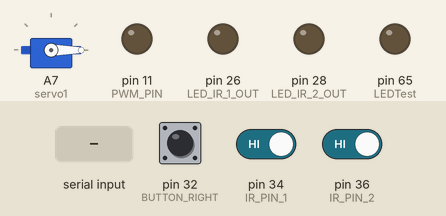
Simulated run of this sketch. Board: Arduino Mega 2560, built with avr-gcc and run on an emulated ATmega2560. Shown: servo, output pins drawn as LEDs (lit = HIGH). Inputs (shaded band) come from the test bench; at power-on: pin 34 (IR_PIN_1) HIGH, pin 36 (IR_PIN_2) HIGH, pin 32 (BUTTON_RIGHT) HIGH.

Above: at 0.75 s.
1.3 s: pin 34 (IR_PIN_1) driven LOW
At 2.55 s:
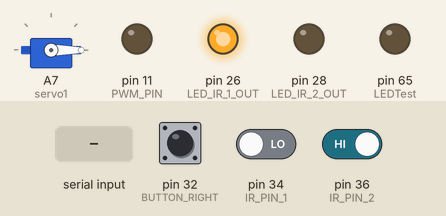
4.8 s: pin 36 (IR_PIN_2) driven LOW
At 4.95 s:
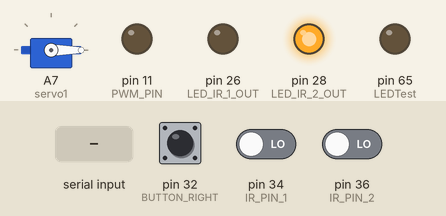
8.3 s: "1" received over Serial
At 12.15 s:
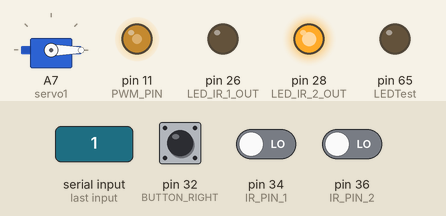
14.1 s: pin 32 (BUTTON_RIGHT) pulled LOW for 1 s
At 14.9 s:
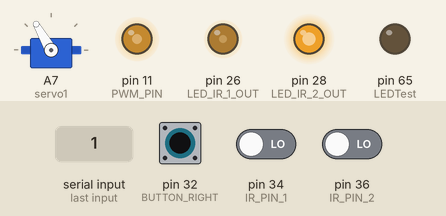
17.6 s: "2" received over Serial
At 22.45 s:
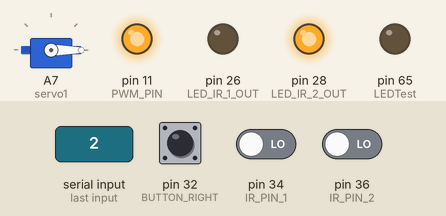
24.4 s: "0" received over Serial
At 27.25 s:
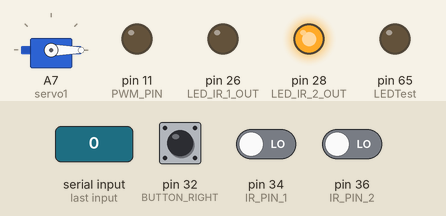
Timing chart, 0 to 30.2 s (numbered marks = the images above; inputs shaded):
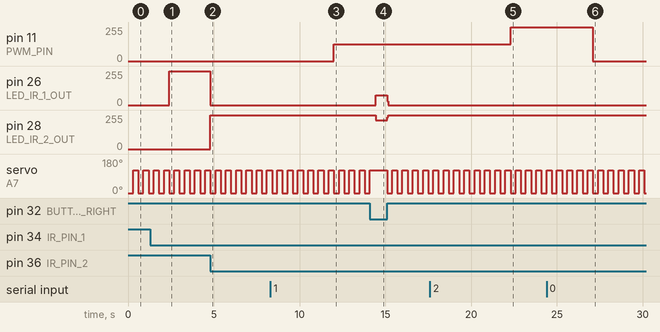

Measured:
- after the input at 1.3 s, pin 26 (LED_IR_1_OUT): 0/255 → 255/255 after 1.1 s
- after the input at 4.8 s, pin 26 (LED_IR_1_OUT): 255/255 → 0/255 at once; pin 28 (LED_IR_2_OUT): 0/255 → 255/255 at once
- after the input at 8.3 s, pin 11 (PWM_PIN): 0/255 → 125/255 after 3.7 s
- after the input at 14.1 s, pin 26 (LED_IR_1_OUT): 0/255 → 75/255 after 0.34 s, → 0/255 0.68 s later; pin 28 (LED_IR_2_OUT): 255/255 → 217/255 after 0.34 s, → 255/255 0.68 s later
- after the input at 17.6 s, pin 11 (PWM_PIN): 125/255 → 255/255 after 4.7 s
- after the input at 24.4 s, pin 11 (PWM_PIN): 255/255 → 0/255 after 2.7 s
- by itself, servo on A7 (servo1): alternates 120° for 0.30 s and 0° for 0.30 s

The sketch:

DanPWM.ino
```cpp
#include <Servo.h>
#include <LiquidCrystal.h>

Servo servo1;

#define PWM_PIN 11
#define BUTTON_RIGHT 32
#define IR_PIN_1 34
#define IR_PIN_2 36
#define LED_IR_1_OUT 26
#define LED_IR_2_OUT 28
#define B1_SSD 27
#define C1_SSD 29
#define D1_SSD 35
#define A1_SSD 37
#define B2_SSD 43
#define C2_SSD 45
#define D2_SSD 47
#define A2_SSD 49
#define B3_SSD 43
#define C3_SSD 45
#define D3_SSD 47
#define A3_SSD 49
#define LEDTest 65
#define FLAG_INTERRUPT_0 0x01
#define onesDigit  1
#define tensDigit  2
#define hundredsDigit  3

volatile int mainEventFlags = 0;
int delayTime = 2000;
int v2;
int delayCount;
int ir1Reading, ir2Reading;
int count;
int SSD_counter;
int digCount;
int decCount;
int aPin, bPin, cPin, dPin;
int SSDNum = 1;
int A_SSD, B_SSD, C_SSD, D_SSD;
int dispNum, speedVal;

void setup()  {
	//Yes this setup is a bit disgusting, but there's no other way to do it
	pinMode(1, OUTPUT);
	pinMode(IR_PIN_1, INPUT);
	pinMode(IR_PIN_2, INPUT);
	pinMode(LED_IR_1_OUT, OUTPUT);
	pinMode(LED_IR_2_OUT, OUTPUT);
	pinMode(A1_SSD, OUTPUT);
	pinMode(B1_SSD, OUTPUT);
	pinMode(C1_SSD, OUTPUT);
	pinMode(D1_SSD, OUTPUT);
	pinMode(A2_SSD, OUTPUT);
	pinMode(B2_SSD, OUTPUT);
	pinMode(C2_SSD, OUTPUT);
	pinMode(D2_SSD, OUTPUT);
	pinMode(LEDTest, OUTPUT);
	pinMode(BUTTON_RIGHT, INPUT_PULLUP);
	Serial.begin(9600);
	servo1.attach(A7);
	digitalWrite(LEDTest, HIGH);

	//attachInterrupt(1, int0_isr, FALLING);

}

void loop() {

	// Control servo angle based on serial input
	if (Serial.available() > 0){
		char letter = Serial.read();
		if (letter == '1'){
			count = 1;
		}
		else if (letter == '2'){
			count = 2;
		}
		else if (letter == '0'){
			count = 0;
		}
	}

	// Set the PWM value to the track 0-255
	if (count == 1){
		v2 = 125;

	}
	else if (count == 2){
		v2 = 255;

	}
	else{
		v2 = 0;


	}

	//  If the button is pressed wave the flag back and forth
	if (digitalRead(BUTTON_RIGHT) == 1) {
		digitalWrite(LEDTest, LOW);
		servo1.write(0);
		delay(300);
		servo1.write(120);
		delay(300);
		servo1.write(0);
		delay(300);
		servo1.write(120);
		delay(300);
		servo1.write(0);
		delay(300);
		servo1.write(120);
		delay(300);
		servo1.write(0);
		delay(300);
		servo1.write(120);
		delay(300);
	}

	// Read motion sensors and set each section of LEDs
	if (digitalRead(IR_PIN_1) == LOW){
		digitalWrite(LED_IR_1_OUT, HIGH);
		digitalWrite(LED_IR_2_OUT, LOW);
	}

	if (digitalRead(IR_PIN_2) == LOW){
		digitalWrite(LED_IR_2_OUT, HIGH);
		digitalWrite(LED_IR_1_OUT, LOW);
	}

	analogWrite(PWM_PIN, v2);
}


void segDisplay(int speedVal, int dispNum){
  int ones, tens, hundreds;

  ones = speedVal%100;
}

void writeDigits(char SSDNum, char number){

	//Decide which Seven Segment Display to write to
	// 1 = ones digit   2 = tens digit  3 = hundreds digit
	if (SSDNum == 1){
		A_SSD = A1_SSD;
		B_SSD = B1_SSD;
		C_SSD = C1_SSD;
		D_SSD = D1_SSD;
	}
	else if (SSDNum == 2){
		A_SSD = A2_SSD;
		B_SSD = B2_SSD;
		C_SSD = C2_SSD;
		D_SSD = D2_SSD;
	}
	else if (SSDNum == 3){
		A_SSD = A3_SSD;
		B_SSD = B3_SSD;
		C_SSD = C3_SSD;
		D_SSD = D3_SSD;
	}

	// Write the numbers 0-9
	if (number == 1){
		digitalWrite(A_SSD, HIGH);
		digitalWrite(B_SSD, LOW);
		digitalWrite(C_SSD, LOW);
		digitalWrite(D_SSD, LOW);
	}
	else if (number == 2){
		digitalWrite(A_SSD, LOW);
		digitalWrite(B_SSD, HIGH);
		digitalWrite(C_SSD, LOW);
		digitalWrite(D_SSD, LOW);
	}
	else if (number == 3){
		digitalWrite(A_SSD, HIGH);
		digitalWrite(B_SSD, HIGH);
		digitalWrite(C_SSD, LOW);
		digitalWrite(D_SSD, LOW);
	}
	else if (number == 4){
		digitalWrite(A_SSD, LOW);
		digitalWrite(B_SSD, LOW);
		digitalWrite(C_SSD, HIGH);
		digitalWrite(D_SSD, LOW);
	}
	else if (number == 5){
		digitalWrite(A_SSD, HIGH);
		digitalWrite(B_SSD, LOW);
		digitalWrite(C_SSD, HIGH);
		digitalWrite(D_SSD, LOW);
	}
	else if (number == 6){
		digitalWrite(A_SSD, LOW);
		digitalWrite(B_SSD, HIGH);
		digitalWrite(C_SSD, HIGH);
		digitalWrite(D_SSD, LOW);
	}
	else if (number == 7){
		digitalWrite(A_SSD, HIGH);
		digitalWrite(B_SSD, HIGH);
		digitalWrite(C_SSD, HIGH);
		digitalWrite(D_SSD, LOW);
	}
	else if (number == 8){
		digitalWrite(A_SSD, LOW);
		digitalWrite(B_SSD, LOW);
		digitalWrite(C_SSD, LOW);
		digitalWrite(D_SSD, HIGH);
	}
	else if (number == 9){
		digitalWrite(A_SSD, HIGH);
		digitalWrite(B_SSD, LOW);
		digitalWrite(C_SSD, LOW);
		digitalWrite(D_SSD, HIGH);
	}
	else if (number == 0){
		digitalWrite(A_SSD, LOW);
		digitalWrite(B_SSD, LOW);
		digitalWrite(C_SSD, LOW);
		digitalWrite(D_SSD, LOW);
	}
}
```
